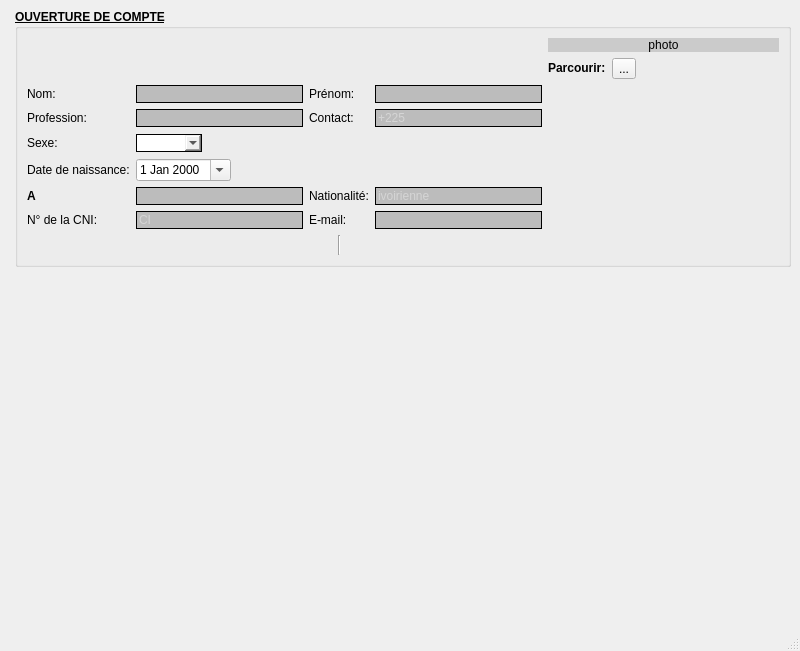
<?xml version="1.0" encoding="UTF-8"?>
<ui version="4.0">
 <class>MainWindow</class>
 <widget class="QMainWindow" name="MainWindow">
  <property name="geometry">
   <rect>
    <x>0</x>
    <y>0</y>
    <width>800</width>
    <height>651</height>
   </rect>
  </property>
  <property name="windowTitle">
   <string>MainWindow</string>
  </property>
  <widget class="QWidget" name="centralwidget">
   <layout class="QFormLayout" name="formLayout">
    <item row="0" column="1">
     <widget class="QGroupBox" name="groupBox">
      <property name="font">
       <font>
        <weight>75</weight>
        <bold>true</bold>
        <underline>true</underline>
       </font>
      </property>
      <property name="styleSheet">
       <string notr="true">QLineEdit{
	color: rgb(239, 239, 239);
	color: rgb(238, 238, 238);
background-color: rgb(188, 188, 188);
}</string>
      </property>
      <property name="title">
       <string>OUVERTURE DE COMPTE</string>
      </property>
      <layout class="QGridLayout" name="gridLayout">
       <item row="4" column="1">
        <layout class="QHBoxLayout" name="horizontalLayout_2">
         <item>
          <widget class="QComboBox" name="sexe">
           <property name="styleSheet">
            <string notr="true">border-color:black;
border-radius:10px;
border-style:solid;
border-width:1px;
</string>
           </property>
           <item>
            <property name="text">
             <string/>
            </property>
           </item>
           <item>
            <property name="text">
             <string>HOMME</string>
            </property>
           </item>
           <item>
            <property name="text">
             <string>FEMME</string>
            </property>
           </item>
          </widget>
         </item>
         <item>
          <spacer name="horizontalSpacer">
           <property name="orientation">
            <enum>Qt::Horizontal</enum>
           </property>
           <property name="sizeHint" stdset="0">
            <size>
             <width>40</width>
             <height>20</height>
            </size>
           </property>
          </spacer>
         </item>
        </layout>
       </item>
       <item row="5" column="1">
        <layout class="QHBoxLayout" name="horizontalLayout_3">
         <item>
          <widget class="QDateEdit" name="date">
           <property name="calendarPopup">
            <bool>true</bool>
           </property>
          </widget>
         </item>
         <item>
          <spacer name="horizontalSpacer_2">
           <property name="orientation">
            <enum>Qt::Horizontal</enum>
           </property>
           <property name="sizeHint" stdset="0">
            <size>
             <width>40</width>
             <height>20</height>
            </size>
           </property>
          </spacer>
         </item>
        </layout>
       </item>
       <item row="8" column="1" colspan="3">
        <layout class="QHBoxLayout" name="horizontalLayout_27">
         <item>
          <spacer name="horizontalSpacer_11">
           <property name="orientation">
            <enum>Qt::Horizontal</enum>
           </property>
           <property name="sizeHint" stdset="0">
            <size>
             <width>40</width>
             <height>20</height>
            </size>
           </property>
          </spacer>
         </item>
         <item>
          <spacer name="horizontalSpacer_8">
           <property name="orientation">
            <enum>Qt::Horizontal</enum>
           </property>
           <property name="sizeHint" stdset="0">
            <size>
             <width>40</width>
             <height>20</height>
            </size>
           </property>
          </spacer>
         </item>
         <item>
          <widget class="Line" name="line_3">
           <property name="orientation">
            <enum>Qt::Vertical</enum>
           </property>
          </widget>
         </item>
         <item>
          <spacer name="horizontalSpacer_9">
           <property name="orientation">
            <enum>Qt::Horizontal</enum>
           </property>
           <property name="sizeHint" stdset="0">
            <size>
             <width>40</width>
             <height>20</height>
            </size>
           </property>
          </spacer>
         </item>
         <item>
          <spacer name="horizontalSpacer_10">
           <property name="orientation">
            <enum>Qt::Horizontal</enum>
           </property>
           <property name="sizeHint" stdset="0">
            <size>
             <width>40</width>
             <height>20</height>
            </size>
           </property>
          </spacer>
         </item>
        </layout>
       </item>
       <item row="1" column="5">
        <layout class="QHBoxLayout" name="horizontalLayout">
         <item>
          <widget class="QToolButton" name="tool">
           <property name="text">
            <string>...</string>
           </property>
          </widget>
         </item>
         <item>
          <spacer name="horizontalSpacer_6">
           <property name="orientation">
            <enum>Qt::Horizontal</enum>
           </property>
           <property name="sizeHint" stdset="0">
            <size>
             <width>40</width>
             <height>20</height>
            </size>
           </property>
          </spacer>
         </item>
        </layout>
       </item>
       <item row="0" column="4" colspan="2">
        <widget class="QLabel" name="photo">
         <property name="styleSheet">
          <string notr="true">
background-color: rgb(203, 203, 203);</string>
         </property>
         <property name="text">
          <string>&lt;html&gt;&lt;head/&gt;&lt;body&gt;&lt;p align=&quot;center&quot;&gt;photo&lt;/p&gt;&lt;/body&gt;&lt;/html&gt;</string>
         </property>
        </widget>
       </item>
       <item row="3" column="3">
        <widget class="QLineEdit" name="cont_5">
         <property name="styleSheet">
          <string notr="true">border-color:black;
border-radius:10px;
border-style:solid;
border-width:1px;
</string>
         </property>
         <property name="placeholderText">
          <string>+225</string>
         </property>
        </widget>
       </item>
       <item row="5" column="0">
        <widget class="QLabel" name="label_5">
         <property name="text">
          <string>Date de naissance:</string>
         </property>
        </widget>
       </item>
       <item row="6" column="0">
        <widget class="QLabel" name="label_6">
         <property name="text">
          <string>&lt;html&gt;&lt;head/&gt;&lt;body&gt;&lt;p&gt;&lt;span style=&quot; font-weight:600;&quot;&gt;A&lt;/span&gt;&lt;/p&gt;&lt;/body&gt;&lt;/html&gt;</string>
         </property>
        </widget>
       </item>
       <item row="1" column="4">
        <widget class="QLabel" name="label_13">
         <property name="text">
          <string>&lt;html&gt;&lt;head/&gt;&lt;body&gt;&lt;p&gt;&lt;span style=&quot; font-weight:600;&quot;&gt;Parcourir:&lt;/span&gt;&lt;/p&gt;&lt;/body&gt;&lt;/html&gt;</string>
         </property>
        </widget>
       </item>
       <item row="2" column="0">
        <widget class="QLabel" name="label_3">
         <property name="text">
          <string>Nom:</string>
         </property>
        </widget>
       </item>
       <item row="2" column="3">
        <widget class="QLineEdit" name="prenomClient_5">
         <property name="styleSheet">
          <string notr="true">border-color:black;
border-radius:10px;
border-style:solid;
border-width:1px;
</string>
         </property>
        </widget>
       </item>
       <item row="6" column="1">
        <widget class="QLineEdit" name="lieu">
         <property name="styleSheet">
          <string notr="true">border-color:black;
border-radius:10px;
border-style:solid;
border-width:1px;
</string>
         </property>
        </widget>
       </item>
       <item row="7" column="1">
        <widget class="QLineEdit" name="cni_Client">
         <property name="styleSheet">
          <string notr="true">border-color:black;
border-radius:10px;
border-style:solid;
border-width:1px;
</string>
         </property>
         <property name="placeholderText">
          <string>CI</string>
         </property>
        </widget>
       </item>
       <item row="6" column="3">
        <widget class="QLineEdit" name="nation">
         <property name="cursor">
          <cursorShape>IBeamCursor</cursorShape>
         </property>
         <property name="styleSheet">
          <string notr="true">border-color:black;
border-radius:10px;
border-style:solid;
border-width:1px;
</string>
         </property>
         <property name="placeholderText">
          <string>ivoirienne</string>
         </property>
        </widget>
       </item>
       <item row="7" column="2">
        <widget class="QLabel" name="label_12">
         <property name="text">
          <string>E-mail:</string>
         </property>
        </widget>
       </item>
       <item row="7" column="3">
        <widget class="QLineEdit" name="mail">
         <property name="styleSheet">
          <string notr="true">border-color:black;
border-radius:10px;
border-style:solid;
border-width:1px;
</string>
         </property>
        </widget>
       </item>
       <item row="4" column="0">
        <widget class="QLabel" name="label_7">
         <property name="text">
          <string>Sexe:</string>
         </property>
        </widget>
       </item>
       <item row="3" column="2">
        <widget class="QLabel" name="label_51">
         <property name="text">
          <string>Contact:</string>
         </property>
        </widget>
       </item>
       <item row="2" column="1">
        <widget class="QLineEdit" name="nomClient">
         <property name="styleSheet">
          <string notr="true">border-color:black;
border-radius:10px;
border-style:solid;
border-width:1px;
</string>
         </property>
         <property name="text">
          <string/>
         </property>
        </widget>
       </item>
       <item row="3" column="0">
        <widget class="QLabel" name="label_9">
         <property name="text">
          <string>Profession:</string>
         </property>
        </widget>
       </item>
       <item row="3" column="1">
        <widget class="QLineEdit" name="prof">
         <property name="styleSheet">
          <string notr="true">border-color:black;
border-radius:10px;
border-style:solid;
border-width:1px;
</string>
         </property>
        </widget>
       </item>
       <item row="7" column="0">
        <widget class="QLabel" name="label_11">
         <property name="text">
          <string>N° de la CNI:</string>
         </property>
        </widget>
       </item>
       <item row="6" column="2">
        <widget class="QLabel" name="label_10">
         <property name="text">
          <string>Nationalité:</string>
         </property>
        </widget>
       </item>
       <item row="2" column="2">
        <widget class="QLabel" name="label_14">
         <property name="text">
          <string>Prénom:</string>
         </property>
        </widget>
       </item>
      </layout>
      <widget class="QPushButton" name="ann_2">
       <property name="geometry">
        <rect>
         <x>108</x>
         <y>428</y>
         <width>664</width>
         <height>23</height>
        </rect>
       </property>
       <property name="text">
        <string>ANNULER</string>
       </property>
      </widget>
      <widget class="QPushButton" name="save">
       <property name="geometry">
        <rect>
         <x>108</x>
         <y>457</y>
         <width>664</width>
         <height>23</height>
        </rect>
       </property>
       <property name="text">
        <string>ENREGISTRER</string>
       </property>
      </widget>
     </widget>
    </item>
   </layout>
  </widget>
  <widget class="QMenuBar" name="menubar">
   <property name="geometry">
    <rect>
     <x>0</x>
     <y>0</y>
     <width>800</width>
     <height>21</height>
    </rect>
   </property>
  </widget>
  <widget class="QStatusBar" name="statusbar"/>
 </widget>
 <resources/>
 <connections/>
</ui>
